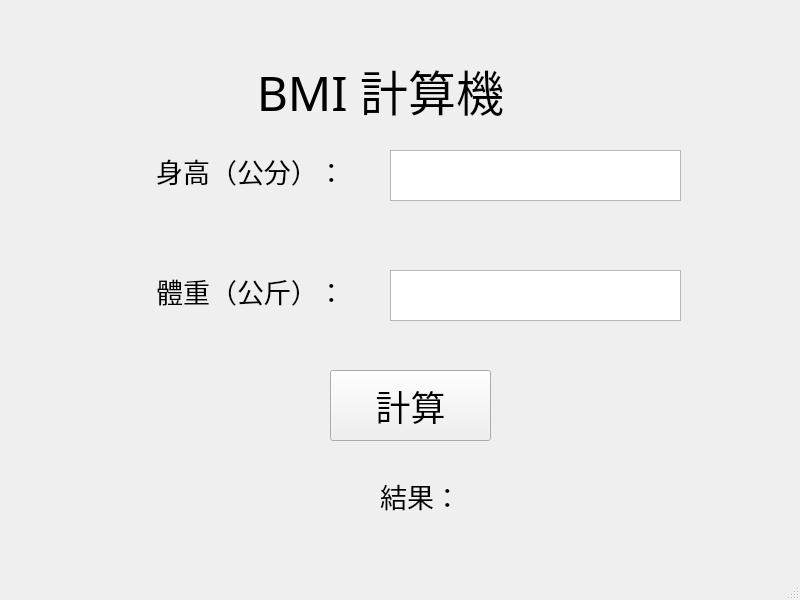
<?xml version="1.0" encoding="UTF-8"?>
<ui version="4.0">
 <class>MainWindow</class>
 <widget class="QMainWindow" name="MainWindow">
  <property name="geometry">
   <rect>
    <x>0</x>
    <y>0</y>
    <width>800</width>
    <height>600</height>
   </rect>
  </property>
  <property name="windowTitle">
   <string>MainWindow</string>
  </property>
  <widget class="QWidget" name="centralwidget">
   <widget class="QLabel" name="label_title">
    <property name="geometry">
     <rect>
      <x>200</x>
      <y>10</y>
      <width>361</width>
      <height>161</height>
     </rect>
    </property>
    <property name="font">
     <font>
      <family>標楷體</family>
      <pointsize>36</pointsize>
     </font>
    </property>
    <property name="text">
     <string>BMI 計算機</string>
    </property>
    <property name="alignment">
     <set>Qt::AlignCenter</set>
    </property>
   </widget>
   <widget class="QLabel" name="label_height">
    <property name="geometry">
     <rect>
      <x>70</x>
      <y>90</y>
      <width>361</width>
      <height>161</height>
     </rect>
    </property>
    <property name="font">
     <font>
      <family>標楷體</family>
      <pointsize>20</pointsize>
     </font>
    </property>
    <property name="text">
     <string>身高（公分）：</string>
    </property>
    <property name="alignment">
     <set>Qt::AlignCenter</set>
    </property>
   </widget>
   <widget class="QLabel" name="label_weight">
    <property name="geometry">
     <rect>
      <x>70</x>
      <y>210</y>
      <width>361</width>
      <height>161</height>
     </rect>
    </property>
    <property name="font">
     <font>
      <family>標楷體</family>
      <pointsize>20</pointsize>
     </font>
    </property>
    <property name="text">
     <string>體重（公斤）：</string>
    </property>
    <property name="alignment">
     <set>Qt::AlignCenter</set>
    </property>
   </widget>
   <widget class="QPushButton" name="pushButton">
    <property name="geometry">
     <rect>
      <x>330</x>
      <y>370</y>
      <width>161</width>
      <height>71</height>
     </rect>
    </property>
    <property name="font">
     <font>
      <family>標楷體</family>
      <pointsize>26</pointsize>
     </font>
    </property>
    <property name="text">
     <string>計算</string>
    </property>
   </widget>
   <widget class="QTextEdit" name="textEdit_height">
    <property name="geometry">
     <rect>
      <x>390</x>
      <y>150</y>
      <width>291</width>
      <height>51</height>
     </rect>
    </property>
   </widget>
   <widget class="QTextEdit" name="textEdit_weight">
    <property name="geometry">
     <rect>
      <x>390</x>
      <y>270</y>
      <width>291</width>
      <height>51</height>
     </rect>
    </property>
   </widget>
   <widget class="QLabel" name="label_result">
    <property name="geometry">
     <rect>
      <x>170</x>
      <y>470</y>
      <width>501</width>
      <height>51</height>
     </rect>
    </property>
    <property name="font">
     <font>
      <family>標楷體</family>
      <pointsize>20</pointsize>
     </font>
    </property>
    <property name="text">
     <string>結果：</string>
    </property>
    <property name="alignment">
     <set>Qt::AlignCenter</set>
    </property>
   </widget>
  </widget>
  <widget class="QMenuBar" name="menubar">
   <property name="geometry">
    <rect>
     <x>0</x>
     <y>0</y>
     <width>800</width>
     <height>25</height>
    </rect>
   </property>
  </widget>
  <widget class="QStatusBar" name="statusbar"/>
 </widget>
 <resources/>
 <connections/>
</ui>
